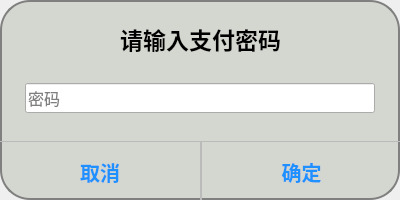
<?xml version="1.0" encoding="UTF-8"?>
<ui version="4.0">
 <class>Dialog</class>
 <widget class="QDialog" name="Dialog">
  <property name="geometry">
   <rect>
    <x>0</x>
    <y>0</y>
    <width>400</width>
    <height>200</height>
   </rect>
  </property>
  <property name="windowTitle">
   <string>Dialog</string>
  </property>
  <property name="styleSheet">
   <string notr="true">QDialog{
		
}</string>
  </property>
  <widget class="QFrame" name="frame">
   <property name="geometry">
    <rect>
     <x>0</x>
     <y>0</y>
     <width>400</width>
     <height>200</height>
    </rect>
   </property>
   <property name="styleSheet">
    <string notr="true">.QFrame{
		background-color: rgb(211, 215, 207);
		border-radius: 30px;
		border: 2px solid gray;
}</string>
   </property>
   <property name="frameShape">
    <enum>QFrame::StyledPanel</enum>
   </property>
   <property name="frameShadow">
    <enum>QFrame::Raised</enum>
   </property>
   <widget class="QWidget" name="">
    <property name="geometry">
     <rect>
      <x>0</x>
      <y>0</y>
      <width>401</width>
      <height>201</height>
     </rect>
    </property>
    <layout class="QVBoxLayout" name="verticalLayout">
     <item>
      <spacer name="verticalSpacer">
       <property name="orientation">
        <enum>Qt::Vertical</enum>
       </property>
       <property name="sizeHint" stdset="0">
        <size>
         <width>20</width>
         <height>40</height>
        </size>
       </property>
      </spacer>
     </item>
     <item>
      <widget class="QLabel" name="label">
       <property name="font">
        <font>
         <pointsize>17</pointsize>
         <weight>75</weight>
         <bold>true</bold>
        </font>
       </property>
       <property name="text">
        <string>请输入支付密码</string>
       </property>
       <property name="alignment">
        <set>Qt::AlignCenter</set>
       </property>
      </widget>
     </item>
     <item>
      <spacer name="verticalSpacer_2">
       <property name="orientation">
        <enum>Qt::Vertical</enum>
       </property>
       <property name="sizeHint" stdset="0">
        <size>
         <width>20</width>
         <height>40</height>
        </size>
       </property>
      </spacer>
     </item>
     <item>
      <layout class="QHBoxLayout" name="horizontalLayout_2">
       <item>
        <spacer name="horizontalSpacer">
         <property name="orientation">
          <enum>Qt::Horizontal</enum>
         </property>
         <property name="sizeHint" stdset="0">
          <size>
           <width>40</width>
           <height>20</height>
          </size>
         </property>
        </spacer>
       </item>
       <item>
        <widget class="QLineEdit" name="lineEdit">
         <property name="minimumSize">
          <size>
           <width>350</width>
           <height>30</height>
          </size>
         </property>
         <property name="font">
          <font>
           <pointsize>12</pointsize>
          </font>
         </property>
         <property name="echoMode">
          <enum>QLineEdit::Password</enum>
         </property>
         <property name="placeholderText">
          <string>密码</string>
         </property>
        </widget>
       </item>
       <item>
        <spacer name="horizontalSpacer_2">
         <property name="orientation">
          <enum>Qt::Horizontal</enum>
         </property>
         <property name="sizeHint" stdset="0">
          <size>
           <width>40</width>
           <height>20</height>
          </size>
         </property>
        </spacer>
       </item>
      </layout>
     </item>
     <item>
      <spacer name="verticalSpacer_3">
       <property name="orientation">
        <enum>Qt::Vertical</enum>
       </property>
       <property name="sizeHint" stdset="0">
        <size>
         <width>20</width>
         <height>40</height>
        </size>
       </property>
      </spacer>
     </item>
     <item>
      <layout class="QHBoxLayout" name="horizontalLayout">
       <property name="spacing">
        <number>0</number>
       </property>
       <item>
        <widget class="QPushButton" name="pushButton">
         <property name="minimumSize">
          <size>
           <width>0</width>
           <height>60</height>
          </size>
         </property>
         <property name="font">
          <font>
           <pointsize>15</pointsize>
           <weight>75</weight>
           <bold>true</bold>
          </font>
         </property>
         <property name="styleSheet">
          <string notr="true">QPushButton{
		color: #1E90FF;
		border-top: 1px;
		border-right: 1px;
		border-style: solid;
		border-color: #BBBBBB;
}

QPushButton:pressed{
		background-color: #AAAAAA;
		border-bottom-left-radius: 30px;
}</string>
         </property>
         <property name="text">
          <string>取消</string>
         </property>
        </widget>
       </item>
       <item>
        <widget class="QPushButton" name="pushButton_2">
         <property name="minimumSize">
          <size>
           <width>0</width>
           <height>60</height>
          </size>
         </property>
         <property name="font">
          <font>
           <pointsize>15</pointsize>
           <weight>75</weight>
           <bold>true</bold>
          </font>
         </property>
         <property name="styleSheet">
          <string notr="true">QPushButton{
		color: #1E90FF;
		border-top: 1px;
		border-left: 1px;
		border-style: solid;
		border-color: #BBBBBB;
}

QPushButton:pressed{
		background-color: #AAAAAA;
		border-bottom-right-radius: 30px;
}</string>
         </property>
         <property name="text">
          <string>确定</string>
         </property>
        </widget>
       </item>
      </layout>
     </item>
    </layout>
   </widget>
  </widget>
 </widget>
 <resources/>
 <connections/>
</ui>
